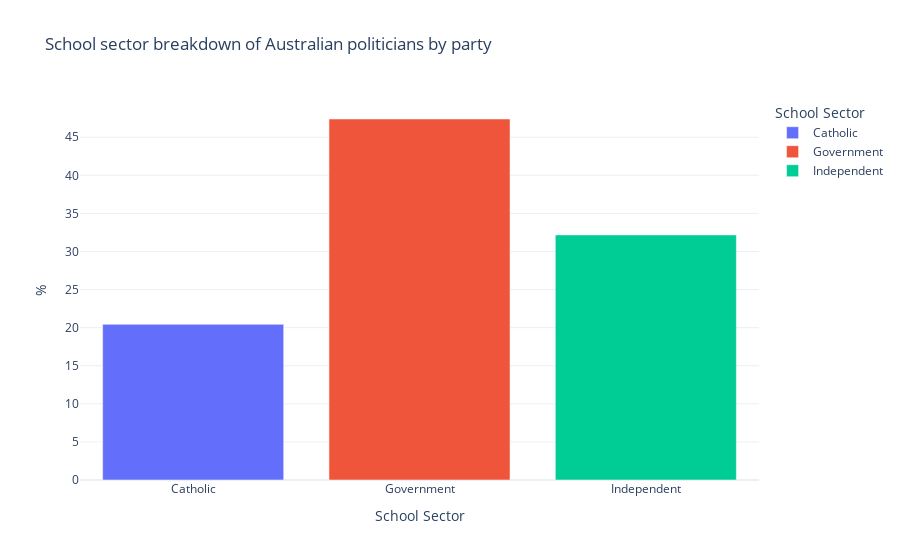

Source (notebook cell):
### Code cell
# create a plot of ministers as a percentage school sector
school_sector_counts = ministers_education.drop_duplicates(["member", "School Sector"]).groupby(["School Sector"]).size().reset_index(name='count')
school_sector_counts["%"] = (school_sector_counts["count"] / school_sector_counts["count"].sum()) * 100
fig = px.bar(school_sector_counts, x="School Sector", y="%", color="School Sector", title="School sector breakdown of Australian politicians by party")
fig.show()

### Figure 1 — Plotly figure (JSON) as saved in the notebook; plotly's stock layout.template omitted (floating-point values rounded to 4 significant figures)
{"data": [{"alignmentgroup": "True", "hovertemplate": "School Sector=%{x}<br>%=%{y}<extra></extra>", "legendgroup": "Catholic", "marker": {"color": "#636efa", "pattern": {"shape": ""}}, "name": "Catholic", "offsetgroup": "Catholic", "orientation": "v", "showlegend": true, "textposition": "auto", "x": ["Catholic"], "xaxis": "x", "y": [20.43], "yaxis": "y", "type": "bar"}, {"alignmentgroup": "True", "hovertemplate": "School Sector=%{x}<br>%=%{y}<extra></extra>", "legendgroup": "Government", "marker": {"color": "#EF553B", "pattern": {"shape": ""}}, "name": "Government", "offsetgroup": "Government", "orientation": "v", "showlegend": true, "textposition": "auto", "x": ["Government"], "xaxis": "x", "y": [47.39], "yaxis": "y", "type": "bar"}, {"alignmentgroup": "True", "hovertemplate": "School Sector=%{x}<br>%=%{y}<extra></extra>", "legendgroup": "Independent", "marker": {"color": "#00cc96", "pattern": {"shape": ""}}, "name": "Independent", "offsetgroup": "Independent", "orientation": "v", "showlegend": true, "textposition": "auto", "x": ["Independent"], "xaxis": "x", "y": [32.17], "yaxis": "y", "type": "bar"}], "layout": {"xaxis": {"anchor": "y", "domain": [0.0, 1.0], "title": {"text": "School Sector"}, "categoryorder": "array", "categoryarray": ["Catholic", "Government", "Independent"]}, "yaxis": {"anchor": "x", "domain": [0.0, 1.0], "title": {"text": "%"}}, "legend": {"title": {"text": "School Sector"}, "tracegroupgap": 0}, "title": {"text": "School sector breakdown of Australian politicians by party"}, "barmode": "relative"}}
